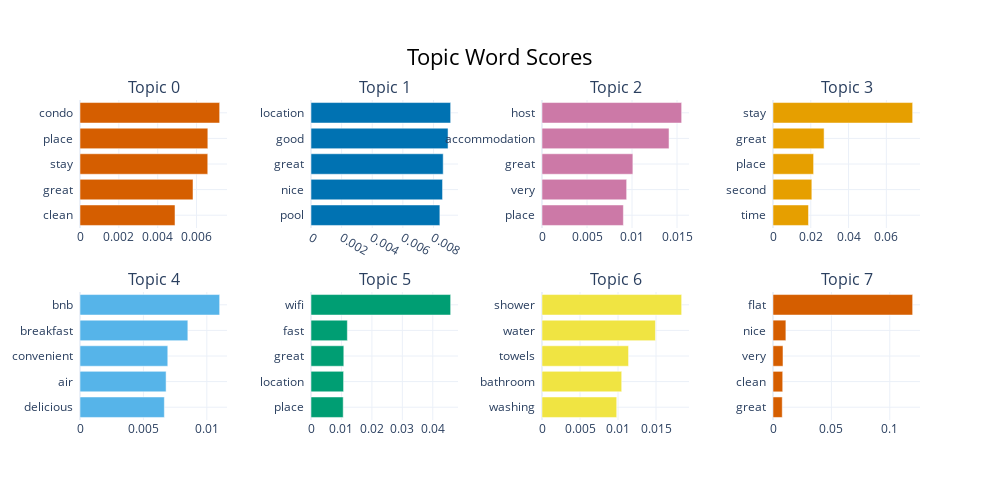

The notebook cell saved with this chart:
### Code cell
display(reduceThPosMod.get_topic_info())
reduceThPosMod.visualize_barchart()
# len(reduceThPosMod.get_topic_info())

### Figure 1 — Plotly figure (JSON) as saved in the notebook; plotly's stock layout.template omitted (floating-point values rounded to 4 significant figures)
{"data": [{"marker": {"color": "#D55E00"}, "orientation": "h", "type": "bar", "x": [0.004892, 0.005818, 0.006577, 0.006581, 0.00719], "xaxis": "x", "y": ["clean  ", "great  ", "stay  ", "place  ", "condo  "], "yaxis": "y"}, {"marker": {"color": "#0072B2"}, "orientation": "h", "type": "bar", "x": [0.008417, 0.008592, 0.008635, 0.008951, 0.009122], "xaxis": "x2", "y": ["pool  ", "nice  ", "great  ", "good  ", "location  "], "yaxis": "y2"}, {"marker": {"color": "#CC79A7"}, "orientation": "h", "type": "bar", "x": [0.009039, 0.009403, 0.01009, 0.01411, 0.01551], "xaxis": "x3", "y": ["place  ", "very  ", "great  ", "accommodation  ", "host  "], "yaxis": "y3"}, {"marker": {"color": "#E69F00"}, "orientation": "h", "type": "bar", "x": [0.01879, 0.02056, 0.0215, 0.02705, 0.07394], "xaxis": "x4", "y": ["time  ", "second  ", "place  ", "great  ", "stay  "], "yaxis": "y4"}, {"marker": {"color": "#56B4E9"}, "orientation": "h", "type": "bar", "x": [0.00665, 0.006787, 0.00692, 0.008502, 0.01101], "xaxis": "x5", "y": ["delicious  ", "air  ", "convenient  ", "breakfast  ", "bnb  "], "yaxis": "y5"}, {"marker": {"color": "#009E73"}, "orientation": "h", "type": "bar", "x": [0.01058, 0.0107, 0.01077, 0.01194, 0.04586], "xaxis": "x6", "y": ["place  ", "location  ", "great  ", "fast  ", "wifi  "], "yaxis": "y6"}, {"marker": {"color": "#F0E442"}, "orientation": "h", "type": "bar", "x": [0.009831, 0.01049, 0.01139, 0.01493, 0.01838], "xaxis": "x7", "y": ["washing  ", "bathroom  ", "towels  ", "water  ", "shower  "], "yaxis": "y7"}, {"marker": {"color": "#D55E00"}, "orientation": "h", "type": "bar", "x": [0.007923, 0.008315, 0.008546, 0.01103, 0.1196], "xaxis": "x8", "y": ["great  ", "clean  ", "very  ", "nice  ", "flat  "], "yaxis": "y8"}], "layout": {"annotations": [{"font": {"size": 16}, "showarrow": false, "text": "Topic 0", "x": 0.0875, "xanchor": "center", "xref": "paper", "y": 1, "yanchor": "bottom", "yref": "paper"}, {"font": {"size": 16}, "showarrow": false, "text": "Topic 1", "x": 0.3625, "xanchor": "center", "xref": "paper", "y": 1, "yanchor": "bottom", "yref": "paper"}, {"font": {"size": 16}, "showarrow": false, "text": "Topic 2", "x": 0.6375, "xanchor": "center", "xref": "paper", "y": 1, "yanchor": "bottom", "yref": "paper"}, {"font": {"size": 16}, "showarrow": false, "text": "Topic 3", "x": 0.9125, "xanchor": "center", "xref": "paper", "y": 1, "yanchor": "bottom", "yref": "paper"}, {"font": {"size": 16}, "showarrow": false, "text": "Topic 4", "x": 0.0875, "xanchor": "center", "xref": "paper", "y": 0.4, "yanchor": "bottom", "yref": "paper"}, {"font": {"size": 16}, "showarrow": false, "text": "Topic 5", "x": 0.3625, "xanchor": "center", "xref": "paper", "y": 0.4, "yanchor": "bottom", "yref": "paper"}, {"font": {"size": 16}, "showarrow": false, "text": "Topic 6", "x": 0.6375, "xanchor": "center", "xref": "paper", "y": 0.4, "yanchor": "bottom", "yref": "paper"}, {"font": {"size": 16}, "showarrow": false, "text": "Topic 7", "x": 0.9125, "xanchor": "center", "xref": "paper", "y": 0.4, "yanchor": "bottom", "yref": "paper"}], "height": 500, "hoverlabel": {"bgcolor": "white", "font": {"family": "Rockwell", "size": 16}}, "showlegend": false, "title": {"font": {"color": "Black", "size": 22}, "text": "Topic Word Scores", "x": 0.5, "xanchor": "center", "yanchor": "top"}, "width": 1000, "xaxis": {"anchor": "y", "domain": [0, 0.175], "showgrid": true}, "xaxis2": {"anchor": "y2", "domain": [0.275, 0.45], "showgrid": true}, "xaxis3": {"anchor": "y3", "domain": [0.55, 0.725], "showgrid": true}, "xaxis4": {"anchor": "y4", "domain": [0.825, 1], "showgrid": true}, "xaxis5": {"anchor": "y5", "domain": [0, 0.175], "showgrid": true}, "xaxis6": {"anchor": "y6", "domain": [0.275, 0.45], "showgrid": true}, "xaxis7": {"anchor": "y7", "domain": [0.55, 0.725], "showgrid": true}, "xaxis8": {"anchor": "y8", "domain": [0.825, 1], "showgrid": true}, "yaxis": {"anchor": "x", "domain": [0.6, 1], "showgrid": true}, "yaxis2": {"anchor": "x2", "domain": [0.6, 1], "showgrid": true}, "yaxis3": {"anchor": "x3", "domain": [0.6, 1], "showgrid": true}, "yaxis4": {"anchor": "x4", "domain": [0.6, 1], "showgrid": true}, "yaxis5": {"anchor": "x5", "domain": [0, 0.4], "showgrid": true}, "yaxis6": {"anchor": "x6", "domain": [0, 0.4], "showgrid": true}, "yaxis7": {"anchor": "x7", "domain": [0, 0.4], "showgrid": true}, "yaxis8": {"anchor": "x8", "domain": [0, 0.4], "showgrid": true}}}
